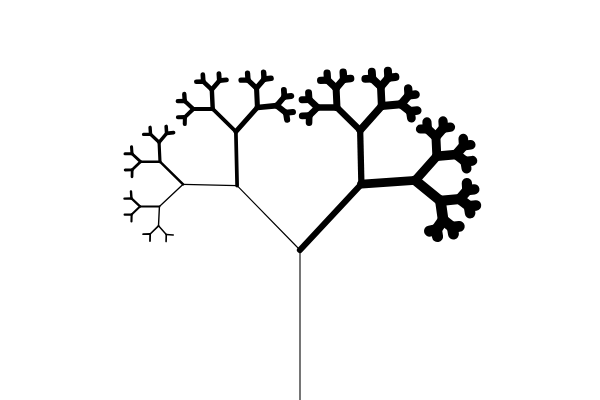
Frame 1 (no input)
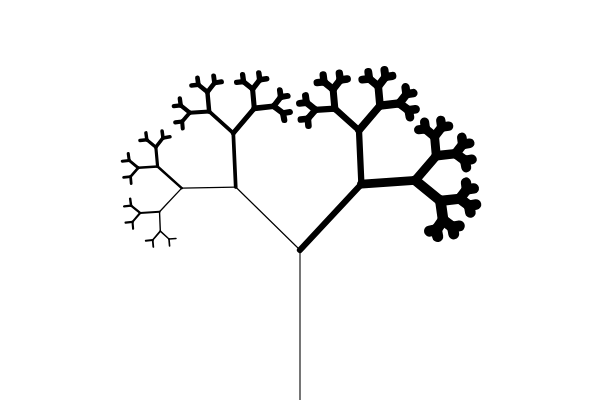
Frame 60 (no input)
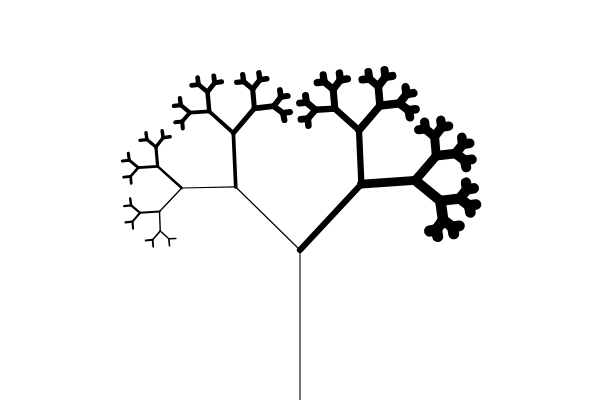
Frame 120 (the mouse pressed at the canvas centre since frame 60)

The p5.js sketch that drew these frames (run headless with seeded random() and noise() and a simulated clock; from frame 60 on, the mouse is pressed at the canvas centre):

// p5.js sketch
// ── sketch.js

let count = 0;
let branchRand;

function setup() {
  createCanvas(600, 400);
  colorMode(HSB);
  
  // noFill();
  // drawCircle(width/2, height/2, 400);
  // console.log(count);

  background(0, 0, 100);

  branchRand = random();
  

}

function branch(l) {
  count++;

  strokeWeight(1 + count * 0.08);
  line(0,0,0,-l);

  translate(0, -l);

  l = l * 0.6;

  if (l > 5) {
    push();
    rotate(radians(-45 + map(noise(frameCount * 0.01), 0, 1, -2, 2)));
    branch(l);
    pop();

    push();
    rotate(radians(45 + map(noise(frameCount + 100) * 0.01, 0, 1, -2, 2)));
    branch(l);
    pop();
  } else {
    // fill(random(360), 60, 100);
    // noStroke();
    // ellipse(0, 0, 50);
  }
}

function draw() {
  background(0, 0, 100);

  count = 0;
  translate(width/2, height);
  branch(150);
}


function drawCircle(x, y, w) {

  stroke(map(count, 0, 100000, 0, 360), 60, 100); 
  ellipse(x, y, w);

  count++;

  if (w > 5) {
    drawCircle(x, y, w/2);
    drawCircle(x-50, y, w/2);
    drawCircle(x+50, y, w/2);
    drawCircle(x, y+50, w/2);
    drawCircle(x, y-50, w/2);
  }
}
